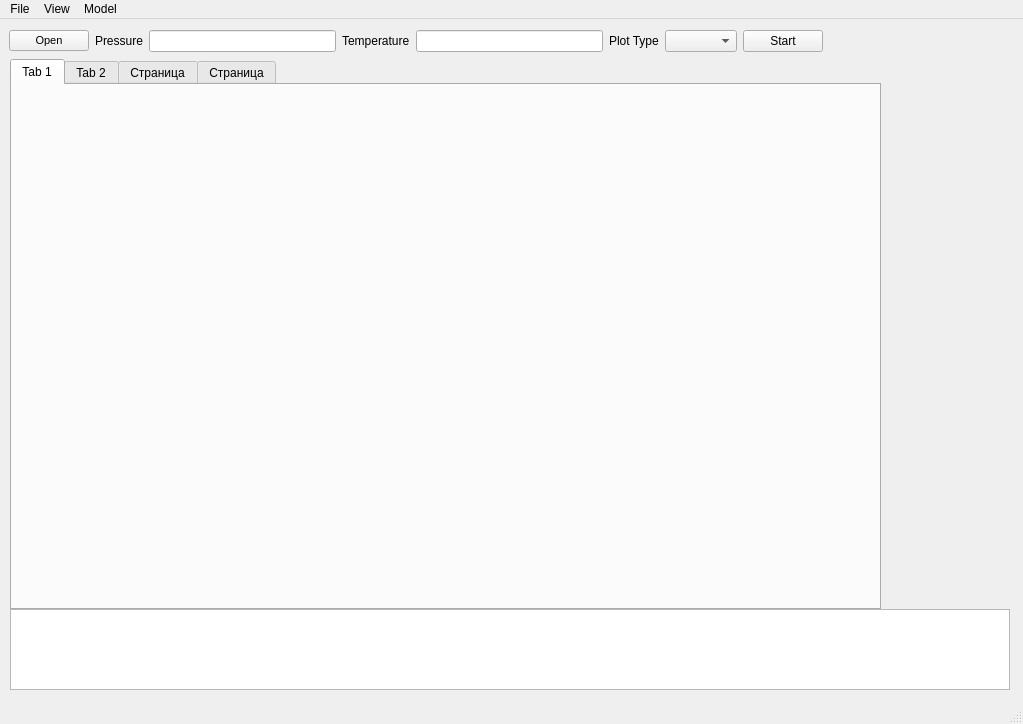
<?xml version="1.0" encoding="UTF-8"?>
<ui version="4.0">
 <class>MainWindow</class>
 <widget class="QMainWindow" name="MainWindow">
  <property name="geometry">
   <rect>
    <x>0</x>
    <y>0</y>
    <width>1023</width>
    <height>724</height>
   </rect>
  </property>
  <property name="windowTitle">
   <string>MainWindow</string>
  </property>
  <widget class="QWidget" name="centralwidget">
   <widget class="QTabWidget" name="tabWidget">
    <property name="geometry">
     <rect>
      <x>10</x>
      <y>40</y>
      <width>871</width>
      <height>551</height>
     </rect>
    </property>
    <property name="currentIndex">
     <number>0</number>
    </property>
    <widget class="QWidget" name="Frame_1">
     <attribute name="title">
      <string>Tab 1</string>
     </attribute>
    </widget>
    <widget class="QWidget" name="Frame_2">
     <attribute name="title">
      <string>Tab 2</string>
     </attribute>
    </widget>
    <widget class="QWidget" name="Frame_3">
     <attribute name="title">
      <string>Страница</string>
     </attribute>
    </widget>
    <widget class="QWidget" name="Frame_4">
     <attribute name="title">
      <string>Страница</string>
     </attribute>
    </widget>
   </widget>
   <widget class="QWidget" name="verticalLayoutWidget_2">
    <property name="geometry">
     <rect>
      <x>879</x>
      <y>60</y>
      <width>131</width>
      <height>531</height>
     </rect>
    </property>
    <layout class="QVBoxLayout" name="verticalLayout_2">
     <item>
      <spacer name="verticalSpacer">
       <property name="orientation">
        <enum>Qt::Vertical</enum>
       </property>
       <property name="sizeHint" stdset="0">
        <size>
         <width>20</width>
         <height>40</height>
        </size>
       </property>
      </spacer>
     </item>
    </layout>
   </widget>
   <widget class="QTextEdit" name="textEdit">
    <property name="geometry">
     <rect>
      <x>10</x>
      <y>590</y>
      <width>1000</width>
      <height>81</height>
     </rect>
    </property>
   </widget>
   <widget class="QWidget" name="">
    <property name="geometry">
     <rect>
      <x>9</x>
      <y>9</y>
      <width>1001</width>
      <height>26</height>
     </rect>
    </property>
    <layout class="QHBoxLayout" name="horizontalLayout">
     <item>
      <widget class="QPushButton" name="pushButton">
       <property name="font">
        <font>
         <pointsize>8</pointsize>
        </font>
       </property>
       <property name="text">
        <string>Open</string>
       </property>
       <property name="icon">
        <iconset>
         <normaloff>icon folder/open.png</normaloff>icon folder/open.png</iconset>
       </property>
      </widget>
     </item>
     <item>
      <widget class="QLabel" name="label_2">
       <property name="text">
        <string>Pressure</string>
       </property>
      </widget>
     </item>
     <item>
      <widget class="QLineEdit" name="lineEdit">
       <property name="text">
        <string/>
       </property>
      </widget>
     </item>
     <item>
      <widget class="QLabel" name="label_3">
       <property name="text">
        <string>Temperature</string>
       </property>
      </widget>
     </item>
     <item>
      <widget class="QLineEdit" name="lineEdit_2"/>
     </item>
     <item>
      <widget class="QLabel" name="label">
       <property name="text">
        <string>Plot Type</string>
       </property>
      </widget>
     </item>
     <item>
      <widget class="QComboBox" name="comboBox"/>
     </item>
     <item>
      <widget class="QPushButton" name="pushButton_2">
       <property name="text">
        <string>Start</string>
       </property>
       <property name="icon">
        <iconset>
         <normaloff>icon folder/round-play-button.png</normaloff>icon folder/round-play-button.png</iconset>
       </property>
      </widget>
     </item>
     <item>
      <spacer name="horizontalSpacer">
       <property name="orientation">
        <enum>Qt::Horizontal</enum>
       </property>
       <property name="sizeHint" stdset="0">
        <size>
         <width>40</width>
         <height>20</height>
        </size>
       </property>
      </spacer>
     </item>
    </layout>
   </widget>
  </widget>
  <widget class="QMenuBar" name="menubar">
   <property name="geometry">
    <rect>
     <x>0</x>
     <y>0</y>
     <width>1023</width>
     <height>21</height>
    </rect>
   </property>
   <widget class="QMenu" name="menuFile">
    <property name="title">
     <string>File</string>
    </property>
    <addaction name="actionOpen_PVI_file"/>
    <addaction name="actionSave"/>
    <addaction name="actionExit"/>
   </widget>
   <widget class="QMenu" name="menuView">
    <property name="title">
     <string>View</string>
    </property>
    <addaction name="actionMaximazine_Window"/>
    <addaction name="actionNormal_Window"/>
   </widget>
   <widget class="QMenu" name="menuModel">
    <property name="title">
     <string>Model</string>
    </property>
    <addaction name="actionConstant_parametr"/>
    <addaction name="actionEquation_of_State"/>
   </widget>
   <addaction name="menuFile"/>
   <addaction name="menuView"/>
   <addaction name="menuModel"/>
  </widget>
  <widget class="QStatusBar" name="statusbar"/>
  <action name="actionOpen_PVI_file">
   <property name="text">
    <string>Open PVI file</string>
   </property>
  </action>
  <action name="actionSave">
   <property name="text">
    <string>Save</string>
   </property>
  </action>
  <action name="actionExit">
   <property name="text">
    <string>Exit</string>
   </property>
  </action>
  <action name="actionMaximazine_Window">
   <property name="text">
    <string>Maximazine Window</string>
   </property>
  </action>
  <action name="actionNormal_Window">
   <property name="text">
    <string>Normal Window</string>
   </property>
  </action>
  <action name="actionConstant_parametr">
   <property name="text">
    <string>Constant parametr</string>
   </property>
  </action>
  <action name="actionEquation_of_State">
   <property name="text">
    <string>Equation of State</string>
   </property>
  </action>
 </widget>
 <resources/>
 <connections/>
</ui>
